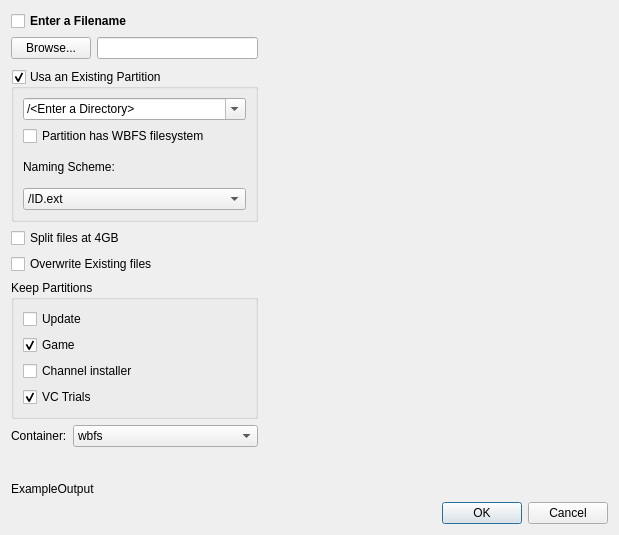
<?xml version="1.0" encoding="UTF-8"?>
<ui version="4.0">
 <class>GameCopyDialog</class>
 <widget class="QDialog" name="GameCopyDialog">
  <property name="geometry">
   <rect>
    <x>0</x>
    <y>0</y>
    <width>619</width>
    <height>535</height>
   </rect>
  </property>
  <property name="windowTitle">
   <string>Copy &amp; Convert Parameters</string>
  </property>
  <property name="styleSheet">
   <string notr="true"/>
  </property>
  <layout class="QGridLayout" name="gridLayout_2">
   <item row="0" column="1">
    <layout class="QVBoxLayout" name="verticalLayout_3">
     <item>
      <layout class="QVBoxLayout" name="verticalLayout_2">
       <item>
        <widget class="QCheckBox" name="checkBox_file">
         <property name="font">
          <font>
           <weight>75</weight>
           <bold>true</bold>
          </font>
         </property>
         <property name="toolTip">
          <string>Enter a specific destination for this game</string>
         </property>
         <property name="text">
          <string>Enter a Filename</string>
         </property>
        </widget>
       </item>
       <item>
        <layout class="QFormLayout" name="formLayout">
         <property name="fieldGrowthPolicy">
          <enum>QFormLayout::AllNonFixedFieldsGrow</enum>
         </property>
         <item row="0" column="1">
          <widget class="QLineEdit" name="lineEdit_destOther">
           <property name="toolTip">
            <string>Enter a specific destination for this game</string>
           </property>
          </widget>
         </item>
         <item row="0" column="0">
          <widget class="QPushButton" name="pushButton_destOther">
           <property name="toolTip">
            <string>Enter a specific destination for this game</string>
           </property>
           <property name="text">
            <string>Browse...</string>
           </property>
          </widget>
         </item>
        </layout>
       </item>
      </layout>
     </item>
     <item>
      <widget class="QGroupBox" name="groupBox_partition">
       <property name="minimumSize">
        <size>
         <width>0</width>
         <height>153</height>
        </size>
       </property>
       <property name="toolTip">
        <string>Use a known partition as the destination</string>
       </property>
       <property name="title">
        <string>Usa an Existing Partition</string>
       </property>
       <property name="flat">
        <bool>false</bool>
       </property>
       <property name="checkable">
        <bool>true</bool>
       </property>
       <layout class="QVBoxLayout" name="verticalLayout">
        <item>
         <widget class="QComboBox" name="comboBox_dest">
          <property name="minimumSize">
           <size>
            <width>116</width>
            <height>0</height>
           </size>
          </property>
          <property name="editable">
           <bool>true</bool>
          </property>
          <item>
           <property name="text">
            <string>/&lt;Enter a Directory&gt;</string>
           </property>
          </item>
         </widget>
        </item>
        <item>
         <widget class="QCheckBox" name="checkBox_partitionisWBFS">
          <property name="toolTip">
           <string>Treat the destination as a WBFS partition</string>
          </property>
          <property name="text">
           <string>Partition has WBFS filesystem</string>
          </property>
         </widget>
        </item>
        <item>
         <widget class="QLabel" name="label_naming">
          <property name="text">
           <string>Naming Scheme:</string>
          </property>
         </widget>
        </item>
        <item>
         <widget class="QComboBox" name="comboBox_esc">
          <property name="toolTip">
           <string>How should the games me named when written to the destination?</string>
          </property>
          <item>
           <property name="text">
            <string>/ID.ext</string>
           </property>
          </item>
          <item>
           <property name="text">
            <string>/GameName.ext</string>
           </property>
          </item>
          <item>
           <property name="text">
            <string>/GameName ID.ext</string>
           </property>
          </item>
          <item>
           <property name="text">
            <string>/GameName_ID.ext</string>
           </property>
          </item>
          <item>
           <property name="text">
            <string>/ID_GameName.ext</string>
           </property>
          </item>
          <item>
           <property name="text">
            <string>/GameName [ID]/ID.ext</string>
           </property>
          </item>
          <item>
           <property name="text">
            <string>/GameName_[ID]/ID.ext</string>
           </property>
          </item>
          <item>
           <property name="text">
            <string>/ID_GameName/ID.ext</string>
           </property>
          </item>
          <item>
           <property name="text">
            <string>/FileName.ext</string>
           </property>
          </item>
          <item>
           <property name="text">
            <string>/FileName [ID].ext</string>
           </property>
          </item>
          <item>
           <property name="text">
            <string>/FileName_[ID].ext</string>
           </property>
          </item>
          <item>
           <property name="text">
            <string>/ID_FileName.ext</string>
           </property>
          </item>
          <item>
           <property name="text">
            <string>/FileName [ID]/ID.ext</string>
           </property>
          </item>
          <item>
           <property name="text">
            <string>/FileName_[ID]/ID.ext</string>
           </property>
          </item>
          <item>
           <property name="text">
            <string>/ID_FileName/ID.ext</string>
           </property>
          </item>
         </widget>
        </item>
       </layout>
      </widget>
     </item>
     <item>
      <widget class="QCheckBox" name="checkBox_split">
       <property name="toolTip">
        <string>Check this box to split games that are larger than 4GB</string>
       </property>
       <property name="text">
        <string>Split files at 4GB</string>
       </property>
      </widget>
     </item>
     <item>
      <widget class="QCheckBox" name="checkBox_overwrite">
       <property name="toolTip">
        <string>Check this box to overwrite existing files without warning</string>
       </property>
       <property name="text">
        <string>Overwrite Existing files</string>
       </property>
      </widget>
     </item>
     <item>
      <widget class="QGroupBox" name="groupBox_partitions">
       <property name="toolTip">
        <string>Check the box for each type of partition you would like to remain in teh copied game</string>
       </property>
       <property name="title">
        <string>Keep Partitions</string>
       </property>
       <layout class="QVBoxLayout" name="verticalLayout_9">
        <item>
         <widget class="QCheckBox" name="checkBox_part_update">
          <property name="text">
           <string>Update</string>
          </property>
         </widget>
        </item>
        <item>
         <widget class="QCheckBox" name="checkBox_part_data">
          <property name="text">
           <string>Game</string>
          </property>
          <property name="checked">
           <bool>true</bool>
          </property>
         </widget>
        </item>
        <item>
         <widget class="QCheckBox" name="checkBox_part_installer">
          <property name="text">
           <string>Channel installer</string>
          </property>
         </widget>
        </item>
        <item>
         <widget class="QCheckBox" name="checkBox_part_id">
          <property name="text">
           <string>VC Trials</string>
          </property>
          <property name="checked">
           <bool>true</bool>
          </property>
         </widget>
        </item>
       </layout>
      </widget>
     </item>
     <item>
      <layout class="QFormLayout" name="formLayout_2">
       <property name="fieldGrowthPolicy">
        <enum>QFormLayout::AllNonFixedFieldsGrow</enum>
       </property>
       <item row="0" column="0">
        <widget class="QLabel" name="label_container">
         <property name="text">
          <string>Container:</string>
         </property>
        </widget>
       </item>
       <item row="0" column="1">
        <widget class="QComboBox" name="comboBox_container">
         <property name="toolTip">
          <string>What type of container should hold the game?</string>
         </property>
         <item>
          <property name="text">
           <string>wbfs</string>
          </property>
         </item>
         <item>
          <property name="text">
           <string>iso</string>
          </property>
         </item>
         <item>
          <property name="text">
           <string>fst</string>
          </property>
         </item>
         <item>
          <property name="text">
           <string>wia</string>
          </property>
         </item>
         <item>
          <property name="text">
           <string>wdf</string>
          </property>
         </item>
         <item>
          <property name="text">
           <string>ciso</string>
          </property>
         </item>
        </widget>
       </item>
      </layout>
     </item>
    </layout>
   </item>
   <item row="1" column="1" colspan="2">
    <widget class="QLabel" name="label_example">
     <property name="toolTip">
      <string>Example Output filename</string>
     </property>
     <property name="text">
      <string>ExampleOutput</string>
     </property>
    </widget>
   </item>
   <item row="2" column="2">
    <widget class="QDialogButtonBox" name="buttonBox">
     <property name="orientation">
      <enum>Qt::Horizontal</enum>
     </property>
     <property name="standardButtons">
      <set>QDialogButtonBox::Cancel|QDialogButtonBox::Ok</set>
     </property>
    </widget>
   </item>
   <item row="0" column="2">
    <widget class="QStackedWidget" name="stackedWidget">
     <property name="minimumSize">
      <size>
       <width>344</width>
       <height>0</height>
      </size>
     </property>
     <property name="currentIndex">
      <number>0</number>
     </property>
     <widget class="QWidget" name="page_blank"/>
     <widget class="QWidget" name="page_iso">
      <widget class="QLabel" name="label_iso">
       <property name="geometry">
        <rect>
         <x>10</x>
         <y>10</y>
         <width>131</width>
         <height>17</height>
        </rect>
       </property>
       <property name="font">
        <font>
         <pointsize>11</pointsize>
         <weight>75</weight>
         <bold>true</bold>
        </font>
       </property>
       <property name="text">
        <string>Iso Options</string>
       </property>
      </widget>
      <widget class="QCheckBox" name="checkBox_iso_trunc">
       <property name="geometry">
        <rect>
         <x>30</x>
         <y>60</y>
         <width>181</width>
         <height>22</height>
        </rect>
       </property>
       <property name="toolTip">
        <string>Truncate the output .iso to a smaller size</string>
       </property>
       <property name="text">
        <string>Truncate iso</string>
       </property>
      </widget>
     </widget>
     <widget class="QWidget" name="page_fst">
      <widget class="QLabel" name="label_fst">
       <property name="geometry">
        <rect>
         <x>10</x>
         <y>10</y>
         <width>131</width>
         <height>17</height>
        </rect>
       </property>
       <property name="font">
        <font>
         <pointsize>11</pointsize>
         <weight>75</weight>
         <bold>true</bold>
        </font>
       </property>
       <property name="text">
        <string>Fst Options</string>
       </property>
      </widget>
      <widget class="QCheckBox" name="checkBox_fst_sneek">
       <property name="geometry">
        <rect>
         <x>20</x>
         <y>30</y>
         <width>171</width>
         <height>61</height>
        </rect>
       </property>
       <property name="minimumSize">
        <size>
         <width>171</width>
         <height>61</height>
        </size>
       </property>
       <property name="toolTip">
        <string>Keep only needed files for use with SNEEK's DI module</string>
       </property>
       <property name="text">
        <string/>
       </property>
       <property name="icon">
        <iconset resource="resources.qrc">
         <normaloff>:/images/sneek.png</normaloff>:/images/sneek.png</iconset>
       </property>
       <property name="iconSize">
        <size>
         <width>134</width>
         <height>47</height>
        </size>
       </property>
      </widget>
     </widget>
     <widget class="QWidget" name="page_wia">
      <layout class="QVBoxLayout" name="verticalLayout_7">
       <item>
        <widget class="QLabel" name="label_wia">
         <property name="font">
          <font>
           <pointsize>11</pointsize>
           <weight>75</weight>
           <bold>true</bold>
          </font>
         </property>
         <property name="text">
          <string>Wia Options</string>
         </property>
        </widget>
       </item>
       <item>
        <widget class="QGroupBox" name="groupBox_wia_presets">
         <property name="toolTip">
          <string>Use a preset compression setting</string>
         </property>
         <property name="title">
          <string>Preset Mode</string>
         </property>
         <property name="checkable">
          <bool>true</bool>
         </property>
         <layout class="QVBoxLayout" name="verticalLayout_8">
          <item>
           <widget class="QComboBox" name="comboBox_wia_preset">
            <property name="currentIndex">
             <number>1</number>
            </property>
            <item>
             <property name="text">
              <string>Fast</string>
             </property>
            </item>
            <item>
             <property name="text">
              <string>Good</string>
             </property>
            </item>
            <item>
             <property name="text">
              <string>Best</string>
             </property>
            </item>
           </widget>
          </item>
         </layout>
        </widget>
       </item>
       <item>
        <widget class="QGroupBox" name="groupBox_wia_advanced">
         <property name="toolTip">
          <string>Manually enter compression options</string>
         </property>
         <property name="title">
          <string>Advanced</string>
         </property>
         <property name="checkable">
          <bool>true</bool>
         </property>
         <property name="checked">
          <bool>false</bool>
         </property>
         <layout class="QVBoxLayout" name="verticalLayout_4">
          <item>
           <layout class="QFormLayout" name="formLayout_3">
            <item row="0" column="0">
             <widget class="QLabel" name="label_wia_method">
              <property name="text">
               <string>Method:</string>
              </property>
             </widget>
            </item>
            <item row="0" column="1">
             <widget class="QComboBox" name="comboBox_wia_method">
              <item>
               <property name="text">
                <string>None</string>
               </property>
              </item>
              <item>
               <property name="text">
                <string>Purge</string>
               </property>
              </item>
              <item>
               <property name="text">
                <string>Bzip2</string>
               </property>
              </item>
              <item>
               <property name="text">
                <string>Lzma</string>
               </property>
              </item>
              <item>
               <property name="text">
                <string>Lzma2</string>
               </property>
              </item>
             </widget>
            </item>
           </layout>
          </item>
          <item>
           <widget class="QGroupBox" name="groupBox_wia_level">
            <property name="enabled">
             <bool>false</bool>
            </property>
            <property name="minimumSize">
             <size>
              <width>190</width>
              <height>74</height>
             </size>
            </property>
            <property name="title">
             <string>Level</string>
            </property>
            <property name="checkable">
             <bool>true</bool>
            </property>
            <property name="checked">
             <bool>false</bool>
            </property>
            <layout class="QVBoxLayout" name="verticalLayout_5">
             <item>
              <widget class="QComboBox" name="comboBox_wia_level">
               <item>
                <property name="text">
                 <string>Default</string>
                </property>
               </item>
               <item>
                <property name="text">
                 <string>1</string>
                </property>
               </item>
               <item>
                <property name="text">
                 <string>2</string>
                </property>
               </item>
               <item>
                <property name="text">
                 <string>3</string>
                </property>
               </item>
               <item>
                <property name="text">
                 <string>4</string>
                </property>
               </item>
               <item>
                <property name="text">
                 <string>5</string>
                </property>
               </item>
               <item>
                <property name="text">
                 <string>6</string>
                </property>
               </item>
               <item>
                <property name="text">
                 <string>7</string>
                </property>
               </item>
               <item>
                <property name="text">
                 <string>8</string>
                </property>
               </item>
               <item>
                <property name="text">
                 <string>9</string>
                </property>
               </item>
              </widget>
             </item>
            </layout>
           </widget>
          </item>
          <item>
           <widget class="QGroupBox" name="groupBox_wia_chunk">
            <property name="title">
             <string>Chunk factor</string>
            </property>
            <property name="checkable">
             <bool>true</bool>
            </property>
            <property name="checked">
             <bool>false</bool>
            </property>
            <layout class="QVBoxLayout" name="verticalLayout_6">
             <item>
              <widget class="QSpinBox" name="spinBox_wia_chunk">
               <property name="minimum">
                <number>2</number>
               </property>
               <property name="maximum">
                <number>100</number>
               </property>
               <property name="value">
                <number>20</number>
               </property>
              </widget>
             </item>
            </layout>
           </widget>
          </item>
         </layout>
        </widget>
       </item>
      </layout>
     </widget>
    </widget>
   </item>
  </layout>
 </widget>
 <resources>
  <include location="resources.qrc"/>
 </resources>
 <connections>
  <connection>
   <sender>buttonBox</sender>
   <signal>accepted()</signal>
   <receiver>GameCopyDialog</receiver>
   <slot>accept()</slot>
   <hints>
    <hint type="sourcelabel">
     <x>248</x>
     <y>254</y>
    </hint>
    <hint type="destinationlabel">
     <x>157</x>
     <y>274</y>
    </hint>
   </hints>
  </connection>
  <connection>
   <sender>buttonBox</sender>
   <signal>rejected()</signal>
   <receiver>GameCopyDialog</receiver>
   <slot>reject()</slot>
   <hints>
    <hint type="sourcelabel">
     <x>316</x>
     <y>260</y>
    </hint>
    <hint type="destinationlabel">
     <x>286</x>
     <y>274</y>
    </hint>
   </hints>
  </connection>
 </connections>
</ui>
